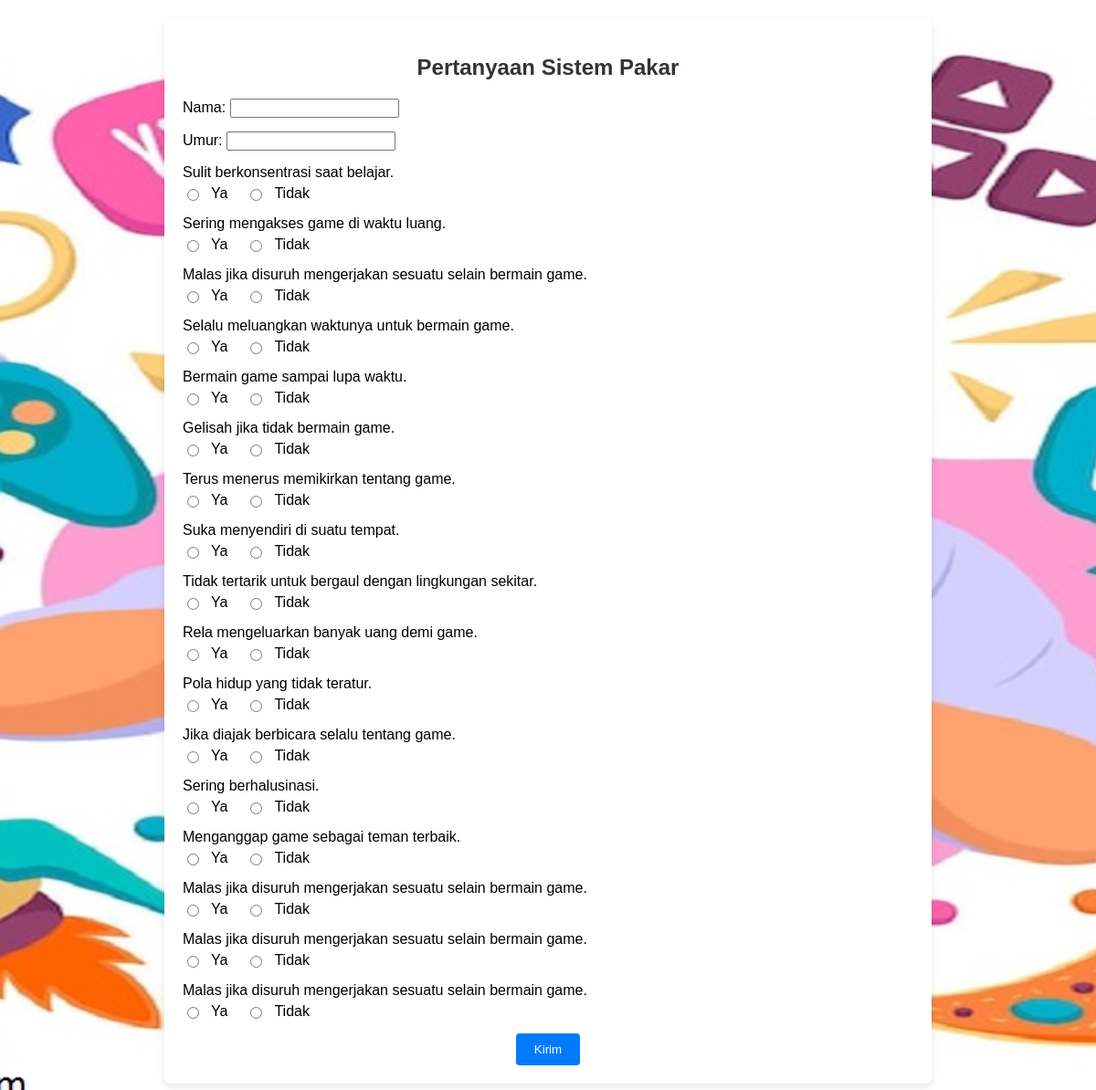
The app's page /pertanyaan_sistem_pakar.php with its own data.
### tables this page shows
CREATE TABLE `gejala` (
  `id` int(11) NOT NULL,
  `teks_gejala` varchar(255) NOT NULL,
  `mb` float NOT NULL,
  `md` float NOT NULL
);

### pertanyaan_sistem_pakar.php (the view, shortened to what this page needs)
<!DOCTYPE html>
<html>
<head>
</head>
<body>
    <div class="container">
        <h2>Pertanyaan Sistem Pakar</h2>
        <form action="proses_jawaban.php" method="POST">
            <div class="question">
                <label for="nama">Nama:</label>
                <input type="text" id="nama" name="nama" required>
            </div>
            <div class="question">
                <label for="umur">Umur:</label>
                <input type="number" id="umur" name="umur" required>
            </div>
            <?php
            $conn = new mysqli('localhost', 'root', '', 'kecanduan_game');
            $sql = "SELECT * FROM gejala";
            $result = $conn->query($sql);
            if ($result->num_rows > 0) {
                while ($row = $result->fetch_assoc()) {
                    ?>
                    <div class="question">
                        <p><?php echo $row['teks_gejala']; ?></p>
                        <div class="answer">
                            <input type="radio" id="jawaban-ya-<?php echo $row['id']; ?>" name="jawaban_<?php echo $row['id']; ?>" value="ya" required>
                            <label for="jawaban-ya-<?php echo $row['id']; ?>">Ya</label>
                            <input type="radio" id="jawaban-tidak-<?php echo $row['id']; ?>" name="jawaban_<?php echo $row['id']; ?>" value="tidak">
                            <label for="jawaban-tidak-<?php echo $row['id']; ?>">Tidak</label>
                        </div>
                    </div>
                    <?php
                }
            } else {
                echo "Belum ada gejala yang ditambahkan.";
            }
            ?>
            <input type="submit" class="btn" value="Kirim">
        </form>
    </div>
</body>
</html>

### pertanyaan_sistem_pakar.php (style rules this page uses)
body { font-family: Arial, sans-serif; background-color: #f0f0f0; background-image: url('logo.jpg'); background-size: cover; background-position: center; text-align: center; margin: 0; padding: 0; min-height: 100vh; display: flex; align-items: center; justify-content: center; }
.container { max-width: 800px; width: 100%; margin: 20px; background-color: #fff; padding: 20px; border-radius: 8px; box-shadow: 0 4px 8px rgba(0, 0, 0, 0.1); }
h2 { color: #333; margin-bottom: 20px; }
.question { text-align: left; margin-bottom: 15px; }
.question p { margin: 0; }
.answer { display: flex; align-items: center; margin-top: 5px; }
.answer label { margin-left: 10px; margin-right: 20px; }
.btn { background-color: #007bff; color: white; padding: 10px 20px; border: none; border-radius: 4px; cursor: pointer; transition: background-color 0.3s ease; }

### records on screen
gejala: teks_gejala "Sulit berkonsentrasi saat belajar."
gejala: teks_gejala "Sering mengakses game di waktu luang."
gejala: teks_gejala "Malas jika disuruh mengerjakan sesuatu selain bermain game."
gejala: teks_gejala "Selalu meluangkan waktunya untuk bermain game."
gejala: teks_gejala "Bermain game sampai lupa waktu."
gejala: teks_gejala "Gelisah jika tidak bermain game."
gejala: teks_gejala "Terus menerus memikirkan tentang game."
gejala: teks_gejala "Suka menyendiri di suatu tempat."
gejala: teks_gejala "Tidak tertarik untuk bergaul dengan lingkungan sekitar."
gejala: teks_gejala "Rela mengeluarkan banyak uang demi game."
gejala: teks_gejala "Pola hidup yang tidak teratur."
gejala: teks_gejala "Jika diajak berbicara selalu tentang game."
gejala: teks_gejala "Sering berhalusinasi."
gejala: teks_gejala "Menganggap game sebagai teman terbaik."
gejala: teks_gejala "Malas jika disuruh mengerjakan sesuatu selain bermain game."
gejala: teks_gejala "Malas jika disuruh mengerjakan sesuatu selain bermain game."
gejala: teks_gejala "Malas jika disuruh mengerjakan sesuatu selain bermain game."
